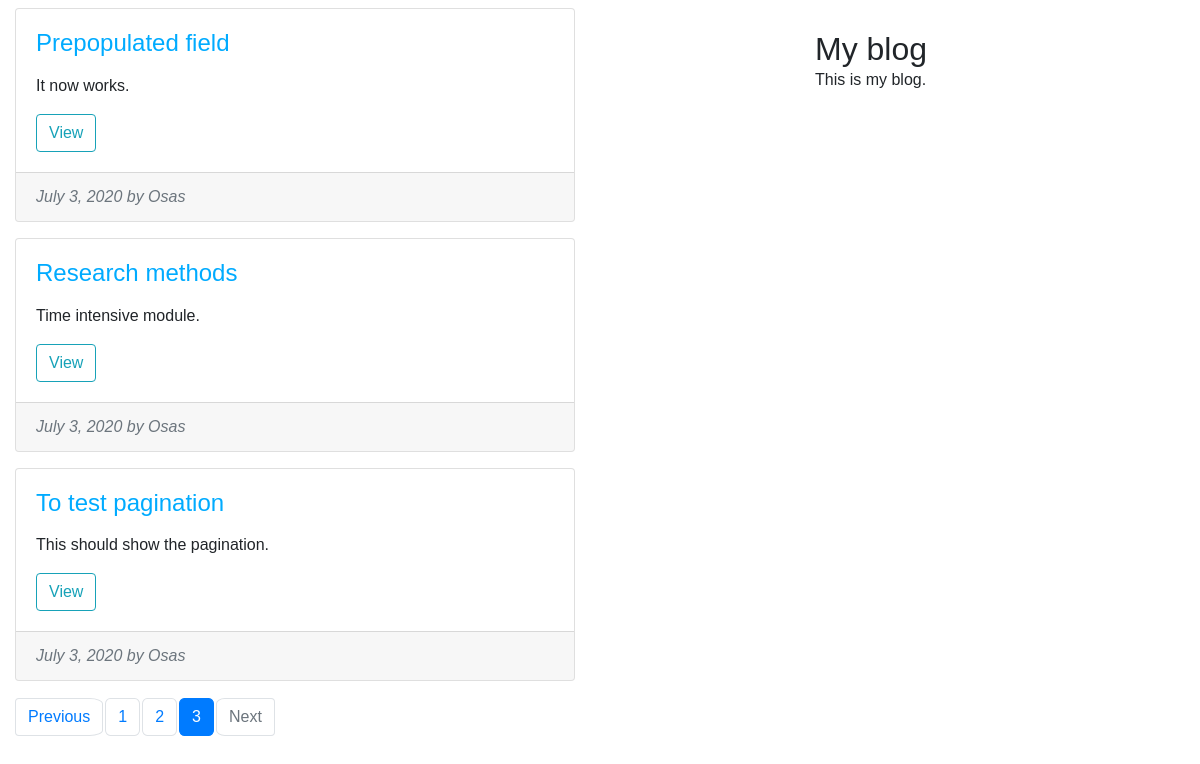
Page /blog/?page=3 on the committed database.
### blog/models.py (models this page shows, shortened)
class Post(models.Model):
    STATUS_CHOICES = (
        ('draft', 'Draft'),
        ('published', 'Published'),
    )
    author = models.ForeignKey(User, on_delete=models.CASCADE, related_name='blog_posts')
    title = models.CharField(max_length=200, unique=True)  # unique=True: to ensure that a title should not be repeated
    slug = models.SlugField(max_length=200, unique_for_date='publish')  # publish date is used to build the slug
    body = models.TextField()
    publish = models.DateTimeField(default=timezone.now)  # returns the current datetime in a timezone
    created = models.DateTimeField(auto_now_add=True)
    updated = models.DateTimeField(auto_now=True)  # changes whenever the 'save' button is pressed
    status = models.CharField(max_length=10, choices=STATUS_CHOICES, default='draft')
    published = PublishedManager()  # custom manager
    class Meta:
        ordering = ('-publish',)  # sort according to the latest/newest post
    def get_absolute_url(self):
        return reverse('blog:post_detail',
                       args=[self.publish.year,
                             self.publish.month,
                             self.publish.day,
                             self.slug])

### blog/views.py (the view)
# urls.py: path('', views.BlogPostList.as_view(), name='post_list'),
class BlogPostList(ListView):
    queryset = Post.published.all()
    context_object_name = 'posts'  # default variable is 'object_list' if no name is specified
    paginate_by = 3  # three objects per page.
    template_name = 'post/list.html'  # django uses 'blog/post_list.html' as default if template name isn't given

### blog/templates/post/list.html (shortened to what this page needs)
{% extends 'blog/base.html' %}
{% load humanize %}
{% block content %}
    {% for post in posts %}
        <div class="card mb-3 mt-2" style="width: 35rem;">
            <div class="card-body">
                <h4 class="card-title"><a href="{{ post.get_absolute_url }}">{{ post.title }}</a></h4>
                <p class="card-text">{{ post.body|truncatewords:20|linebreaks }}</p>
                <a href="{{ post.get_absolute_url }}" class="btn btn-outline-info">View</a>
            </div>
            <div class="card-footer font-italic text-muted date">{{ post.publish|naturalday }} by {{ post.author|title }}</div>
        </div>
    {% empty %}
        <h4>No post found.</h4>
    {% endfor %}
    {% include 'pagination.html' with page=page_obj %}
{% endblock %}

### static/css/blog.css (style rules this page uses)
body { margin: 0; padding: 0; font-family: helvetica, sans-serif; }
a { color: #00abff; text-decoration: none; }

### rows in the picture
Post: title "Prepopulated field", body "It now works.", publish "July 3, 2020", author "Osas"
Post: title "Research methods", body "Time intensive module.", publish "July 3, 2020", author "Osas"
Post: title "To test pagination", body "This should show the pagination.", publish "July 3, 2020", author "Osas"

### other values in the picture
{{ i }} "1" "2"
{{ i }} "3"
